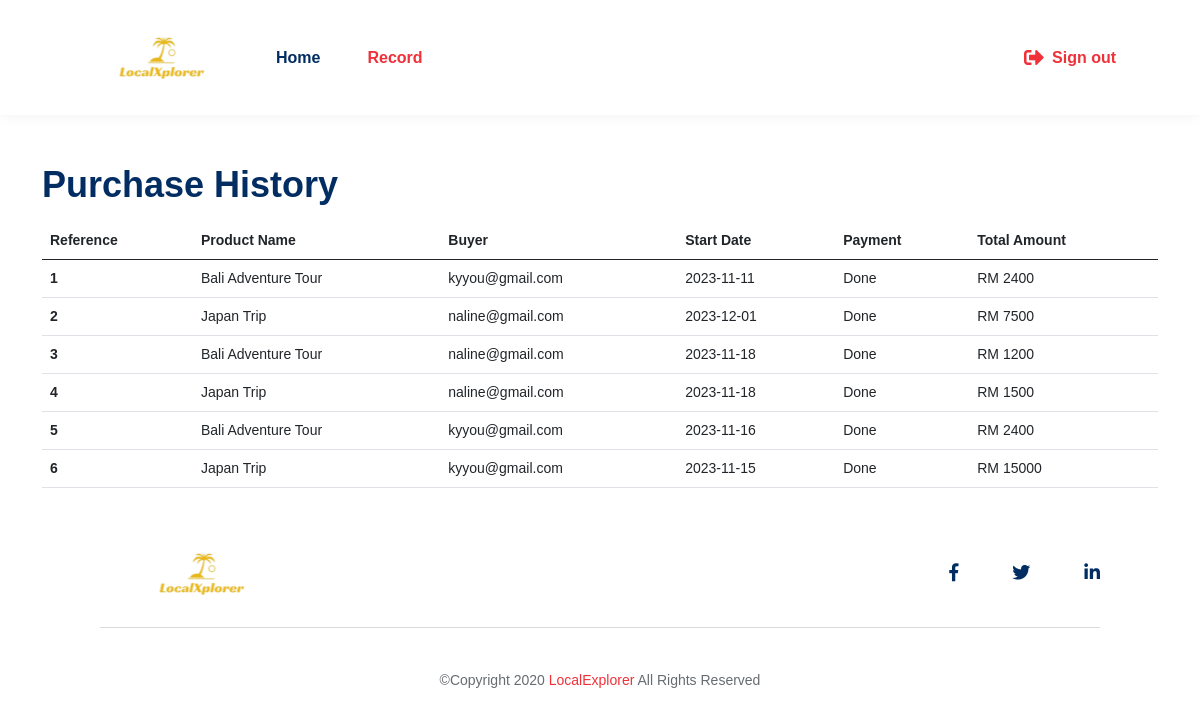
Before: /purchase_history.php (signed in) with the older database file.
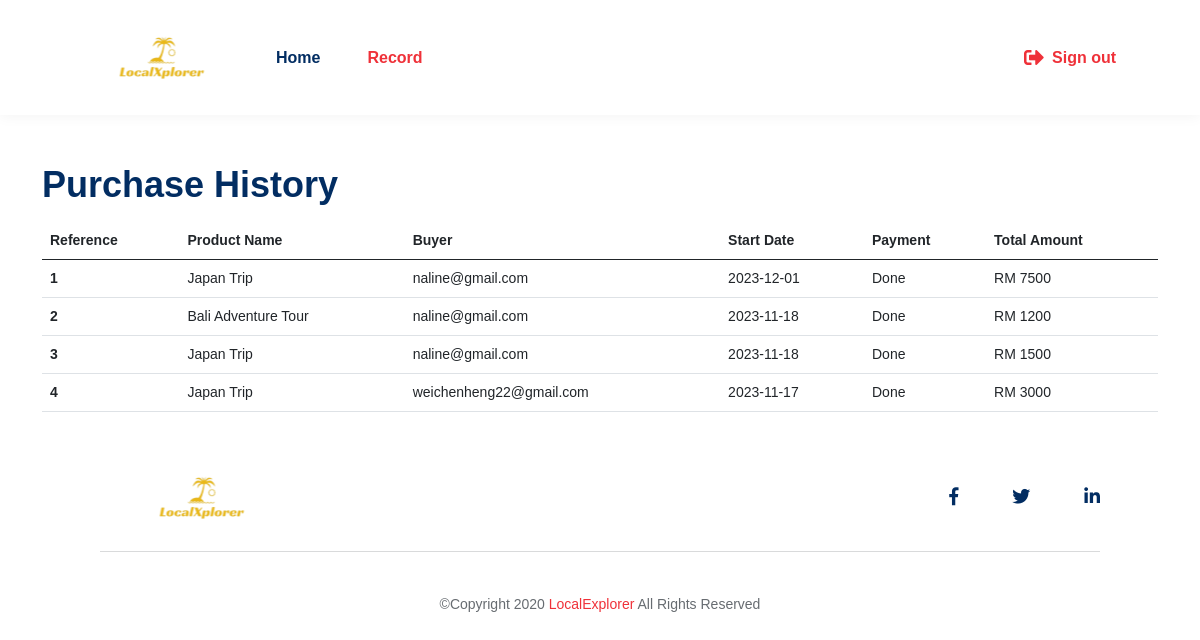
After: the same page with the newer database file.
### tables this page shows
CREATE TABLE `purchase` (
  `PurchaseID` int(11) NOT NULL,
  `Date` varchar(10) NOT NULL,
  `Total` int(11) NOT NULL,
  `Pax` int(11) NOT NULL,
  `BillDate` varchar(10) NOT NULL,
  `ProductID` int(11) DEFAULT NULL,
  `CustID` int(11) DEFAULT NULL,
  `MerchantID` int(11) DEFAULT NULL
);

CREATE TABLE `product` (
  `ProductID` int(11) NOT NULL,
  `Name` varchar(50) NOT NULL,
  `Description` varchar(1000) NOT NULL,
  `Highlight` text NOT NULL,
  `Package` text NOT NULL,
  `Price` int(11) NOT NULL,
  `MerchantID` int(11) DEFAULT NULL
);

CREATE TABLE `customer` (
  `CustID` int(11) NOT NULL,
  `FirstName` varchar(40) NOT NULL,
  `LastName` varchar(15) NOT NULL,
  `Email` varchar(35) NOT NULL,
  `Phone` varchar(11) NOT NULL,
  `Gender` varchar(1) NOT NULL,
  `UserID` int(11) DEFAULT NULL
);

### purchase_history.php (the view, shortened to what this page needs)
<!DOCTYPE html>
<html lang="en">
<head>
  <link rel="stylesheet" href="css/font-awesome/all.min.css" />
  <link rel="stylesheet" href="css/bootstrap/bootstrap.min.css" />
  <link rel="stylesheet" href="css/owl-carousel/owl.carousel.min.css" />
  <link rel="stylesheet" href="css/swiper/swiper.min.css" />
  <link rel="stylesheet" href="css/animate/animate.min.css" />
  <link rel="stylesheet" href="css/style.css" />
</head>
<body>
  <header class="header default">
    <nav class="navbar bg-white navbar-static-top navbar-expand-lg">
      <div class="container-fluid"><i class="fa-solid fa-right-to-bracket"></i>
        <a class="navbar-brand" href="merchant_product_list.php"><img src="images/logo.svg" style="width:200px;height:75px;">
        </a>
        <div class="navbar-collapse collapse">
          <ul class="nav navbar-nav">
          <li class="nav-item">
              <a class="nav-link" href="merchant_product_list.php">Home</a>
          </li>
          <li class="nav-item active">
              <a class="nav-link" href="purchase_history.php">Record</a>
          </li>
          </ul>
        </div>
        <div class="d-none d-sm-flex ms-auto me-5 me-lg-0 pe-4 pe-lg-0">
          <ul class="nav ms-1 ms-lg-2 align-self-center">
            <li class="sign_out nav-item pe-4 ">
                <a class="fw-bold" href="php/functions.php?op=signout"><i class="fas fa-sign-out-alt pe-2"></i>Sign out</a>
            </li>
          </ul>
        </div>
      </div>
    </nav>
  </header>
  <div class="container my-5">
    <h2>Purchase History</h2>
    <table class="table">
    <thead>
      <tr>
        <th scope="col">Reference</th>
        <th scope="col">Product Name</th>
        <th scope="col">Buyer</th>
        <th scope="col">Start Date</th>
        <th scope="col">Payment</th>
        <th scope="col">Total Amount</th>
      </tr>
    </thead>
    <tbody>
    <?php
        global $dbConnection;
        $email = $_SESSION['username'];
        $sql = "SELECT MerchantID FROM merchant WHERE Email='$email'";
        $merchantQ = mysqli_query($dbConnection,$sql);
        if($merchantQ){
          $merchant = mysqli_fetch_assoc($merchantQ);
          $merchantID = $merchant['MerchantID'];
        }
        $sql2 = "SELECT purchase.Date, purchase.Total, customer.Email, product.Name
        FROM purchase
        INNER JOIN customer ON purchase.CustID = customer.CustID
        INNER JOIN product ON purchase.ProductID = product.ProductID
        WHERE purchase.MerchantID='$merchantID';
        ";
        $purchaseQ = mysqli_query($dbConnection,$sql2);
        $num = 1;
        while($purchase = mysqli_fetch_assoc($purchaseQ)){
          echo '<tr">
          <th scope="row" class="align-middle">' . $num . '</th>
          <td class="align-middle">' . $purchase['Name'] . '</td>
          <td class="align-middle">' . $purchase['Email'] . '</td>
          <td class="align-middle">' . $purchase['Date'] . '</td>
          <td class="align-middle">Done</td>
          <td class="align-middle">RM ' . $purchase['Total'] . '</td>
          </tr>';
          $num++;
      }
    ?>
    </tbody>
  </table>
  </div>
  <footer class="footer my-3">
    <div class="footer-top">
      <div class="container-fluid">
        <div class="row align-items-center">
          <div class="col-sm-3">
            <a href="merchant_product_list.php"> <img src="images/logo.svg" style="width:200px;height:75px;">
            </a>
          </div>
          <div class="col-sm-9 text-sm-end mt-4 mt-sm-0">
            <ul class="list-unstyled mb-0 social-icon">
              <li><a href="#"><i class="fab fa-facebook-f"></i></a></li>
              <li><a href="#"><i class="fab fa-twitter"></i></a></li>
              <li><a href="#"><i class="fab fa-linkedin-in"></i></a></li>
            </ul>
          </div>
        </div>
        <hr class="pb-0">
      </div>
    </div>
    <div class="footer-bottom py-4">
      <div class="container">
        <div class="row">
          <div class="col-lg-12 text-center">
            <p class="mb-0">©Copyright 2020 <a href="merchant_product_list.php">LocalExplorer</a> All Rights Reserved</p>
          </div>
        </div>
      </div>
    </div>
  </footer>
</body>
</html>

### css/style.css (style rules this page uses)
body { font-family: "Archivo", sans-serif; font-weight: normal; font-style: normal; font-size: 14px; color: #676c71; overflow-x: hidden; }
a { outline: medium none !important; color: #ef3139; transition: all 0.3s ease-in-out; text-decoration: none; }
h1, h2, h3, h4, h5, h6 { font-family: "Archivo", sans-serif; font-weight: normal; color: #022d62; margin: 0px 0px 1rem; font-weight: bold; line-height: 1.2; }
h2 { font-size: 36px; }
p { line-height: 1.8; }
.table thead th { border-bottom-color: #eeeeee; }
hr { border-top-color: #f6f6f6; }
.header { background: #ffffff; transition: all 0.5s ease; box-shadow: 0 1px 14px rgba(0, 0, 0, 0.05); }
.header .container-fluid { padding: 0 60px; }
.navbar { padding: 0; }
.navbar .navbar-nav .nav-link { font-weight: 600; font-size: 16px; padding: 10px 16px 10px; margin-right: 15px; color: #022d62; text-transform: capitalize; }
.navbar .navbar-nav .nav-item.active a.nav-link { color: #ef3139; }
.navbar .navbar-nav .nav-item:last-child .nav-link { margin-right: 0; }
.navbar-collapse { position: relative; }
.navbar-brand { padding: 20px 0px; margin-right: 0; }
.navbar-brand img { height: 40px; }
.navbar .navbar-brand { color: #ffffff; -ms-flex: 0 0 200px; flex: 0 0 200px; }
.header .navbar-nav > li { display: flex; }
.header .navbar-nav li > a { align-items: center; display: flex; padding: 3px 0px; color: #022d62; text-transform: capitalize; font-size: 14px; }
.sign_out a { font-size: 16px; }
.sign_out i { font-size: 20px; vertical-align: middle; }
.footer .container-fluid { padding: 0 100px; }
.footer .social-icon li { display: inline-block; margin-right: 50px; }
.footer .social-icon li:last-child { margin-right: 0; }
.footer .social-icon li a { font-size: 18px; color: #022d62; }

Changed rows visible on the page:
removed purchase: ProductID.Name "Bali Adventure Tour", CustID.Email "kyyou@gmail.com", Date "2023-11-11", Total "2400"
removed purchase: ProductID.Name "Bali Adventure Tour", CustID.Email "kyyou@gmail.com", Date "2023-11-16", Total "2400"
removed purchase: ProductID.Name "Japan Trip", CustID.Email "kyyou@gmail.com", Date "2023-11-15", Total "15000"
added purchase: ProductID.Name "Japan Trip", CustID.Email "weichenheng22@gmail.com", Date "2023-11-17", Total "3000"
